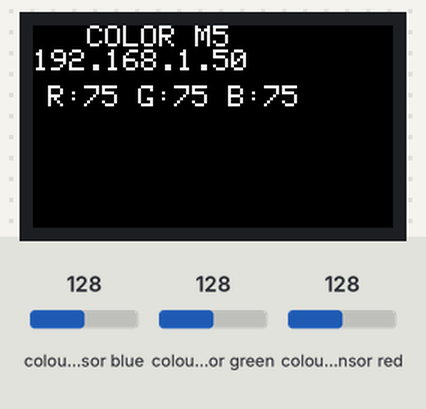
The sketch below on a simulated ESP32. Shown: 240×135 colour display. Inputs (shaded band) come from the test bench; at power-on: colour sensor blue 128, colour sensor green 128, colour sensor red 128. WiFi joins after 1.5 s; servers stay silent unless stated.

Above: at 2.86 s.
2.9 s: colour sensor blue set to 5
At 4.43 s:
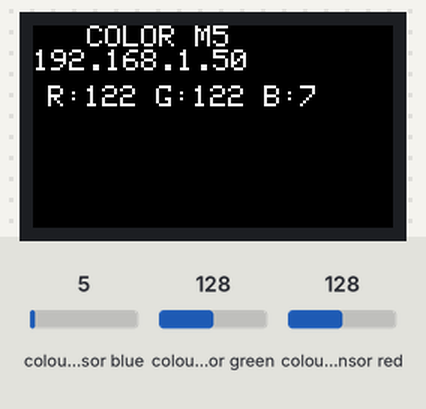
4.7 s: colour sensor green set to 5
At 4.84 s:
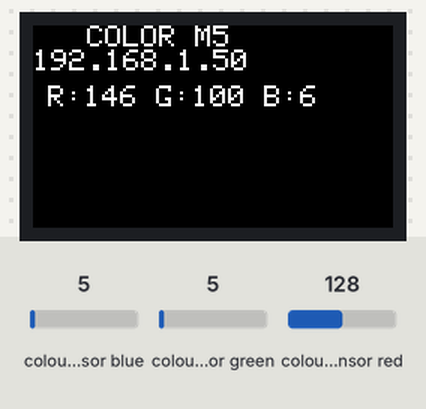
6.2 s: colour sensor red set to 5
At 6.34 s:
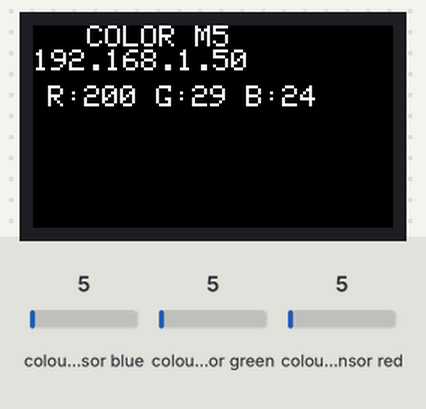
7.7 s: colour sensor blue set to 64
At 7.85 s:
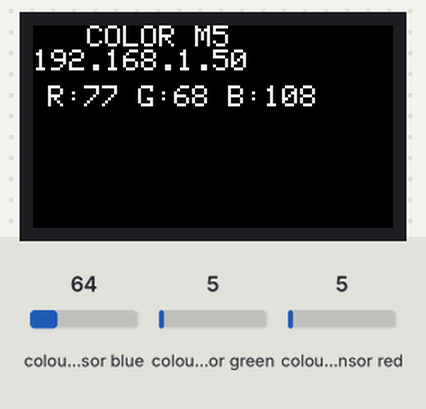
9.2 s: colour sensor green set to 250
At 9.35 s:
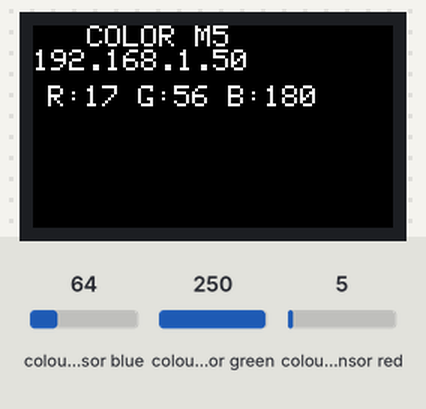
10.7 s: colour sensor blue set to 83
At 12.5 s:
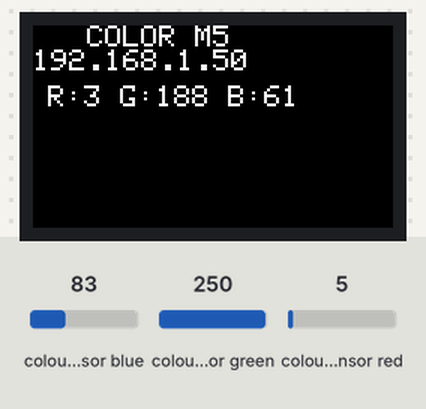

The sketch:

karasennsaesp32.ino
```cpp
#include <M5StickCPlus.h>
#include <WiFi.h>
#include <WiFiUdp.h>
#include <Wire.h>
#include "Adafruit_TCS34725.h"


// WiFi

// const char* ssid = "TP-Link_3BE4";
// const char* password = "ninomiya317";

const char* ssid = "MI6-WLAN";
const char* password = "MI028WLAN";

// 加速度M5のIP
const char* motionHost = "172.27.56.18";

const int port = 8000;

WiFiUDP Udp;


// カラーセンサ
Adafruit_TCS34725 tcs =
Adafruit_TCS34725(
  TCS34725_INTEGRATIONTIME_50MS,
  TCS34725_GAIN_4X
);


float smoothR = 0;
float smoothG = 0;
float smoothB = 0;


void setup() {

  M5.begin();

  Wire.begin();

  M5.Lcd.setRotation(1);

  M5.Lcd.setTextSize(2);

  if (!tcs.begin()) {

    M5.Lcd.println("Sensor NG");

    while (1);
  }

  WiFi.begin(ssid, password);

  while (WiFi.status() != WL_CONNECTED) {

    delay(500);
    M5.Lcd.print(".");
  }

  M5.Lcd.fillScreen(BLACK);

  M5.Lcd.println("COLOR M5");
  M5.Lcd.println(WiFi.localIP());
}


void loop() {

  uint16_t r_raw, g_raw, b_raw, c;

  tcs.getRawData(
    &r_raw,
    &g_raw,
    &b_raw,
    &c
  );

  if (c < 80) return;

  float sum =
    r_raw + g_raw + b_raw;

  if (sum == 0) sum = 1;

  int r = (r_raw / sum) * 255;
  int g = (g_raw / sum) * 255;
  int b = (b_raw / sum) * 255;

  smoothR = smoothR * 0.8 + r * 0.2;
  smoothG = smoothG * 0.8 + g * 0.2;
  smoothB = smoothB * 0.8 + b * 0.2;

  int finalR = smoothR;
  int finalG = smoothG;
  int finalB = smoothB;


  // 送信
  byte data[3] = {
    finalR,
    finalG,
    finalB
  };

  Udp.beginPacket(motionHost, port);

  Udp.write(data, 3);

  Udp.endPacket();


  M5.Lcd.fillRect(0,40,240,80,BLACK);

  M5.Lcd.setCursor(10,40);

  M5.Lcd.printf(
    "R:%d G:%d B:%d",
    finalR,
    finalG,
    finalB
  );

  delay(40);
}
```
